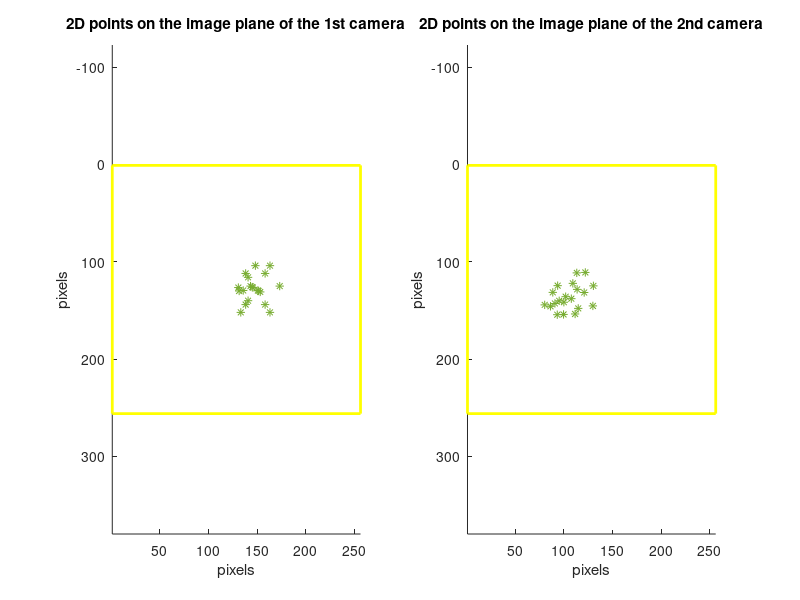

Recreate this plot in MATLAB. (Note: this script raises an error after producing the figure.)
%% 0. Program parameter
num_of_points = 20;
SVD_or_LS = true; % True for SVD, false for Least-Square
rank = 2;
image_width = 256;
image_height = 256;
%% 1. Define camera 1 and 2 parameters (Insrinsic and Extrinsic)
% Camera 1
C1_Intrinsic = [ 100, 0  ,  128, 0;
                   0 , 120, 128, 0;
                   0 ,   0 ,   1, 0];
RC1 = eye(3);
C1_Extrinsic = [RC1(1, :), 0;
                RC1(2, :), 0;
                RC1(3, :), 0;
                0, 0, 0, 1];
% Camera 2
C2_Intrinsic = [90, 0, 128, 0;
                  0, 110, 128, 0;
                  0, 0, 1, 0];
Rx = 0.1;
Ry = pi / 4;
Rz = 0.2;
C2_Rx = [1,   0    ,   0;
         0, cos(Rx), -sin(Rx);
         0, sin(Rx), cos(Rx)];
     
C2_Ry = [cos(Ry) ,   0, sin(Ry);
            0    ,   1,    0;
         -sin(Ry),   0, cos(Ry)];
     
C2_Rz = [cos(Rz), -sin(Rz), 0;
         sin(Rz), cos(Rz) , 0;
         0      , 0       , 1];

RC2 = C2_Rx * C2_Ry * C2_Rz;

c1Kc2 = [RC2(1, :), -1000;
         RC2(2, :), 190;
         RC2(3, :), 230;
         0, 0, 0, 1];
C2_Extrinsic = inv(c1Kc2);
%% 2. Obtain Fundamantal Matrix analytically as the product of matrices defined in step 1
tx = [0, -230, 190;
      230, 0, 1000;
      -190, -1000, 0];
%C1_F = inv(C2_Intrinsic(:,1:3).') * RC2.' * tx * inv(C1_Intrinsic(:,1:3));
% inv(A)* b  ==> A\b
% A * inv(b) ==> A/b
C1_F = (transpose(C2_Intrinsic(:,1:3)) \ transpose(RC2)) * (tx /(C1_Intrinsic(:,1:3)));
C2_F = (transpose(C1_Intrinsic(:,1:3)) \ tx) * (RC2 / transpose(C2_Intrinsic(:,1:3)));
C1_F_ANALYTIC = C1_F/ C1_F(3,3);
C2_F_ANALYTIC = C2_F/ C2_F(3,3);
%% 3. Define a set of object points(3D homogenous coordinate) w.r.t. the world (i.e. Camera 1) coordinate system
V(:,1) = [400;-400;2000;1];
V(:,2) = [300;-400;3000;1];
V(:,3) = [500;-400;4000;1];
V(:,4) = [700;-400;2000;1];

V(:,5) = [900;-400;3000;1];
V(:,6) = [100;-50;4000;1];
V(:,7) = [300;-50;2000;1];
V(:,8) = [500;-50;3000;1];

V(:,9) = [700;-50;4000;1];
V(:,10) = [900;-50;2000;1];
V(:,11) = [100;50;3000;1];
V(:,12) = [300;50;4000;1];

V(:,13) = [500;50;2000;1];
V(:,14) = [700;50;3000;1];
V(:,15) = [900;50;4000;1];
V(:,16) = [100;400;2000;1];

V(:,17) = [300;400;3000;1];
V(:,18) = [500;400;4000;1];
V(:,19) = [700;400;2000;1];
V(:,20) = [900;400;3000;1];
%% 4. Compute the couples of image points in both image planes
% Compute the projection on the image plane of the 1st camera
C1_iTw = C1_Intrinsic * C1_Extrinsic; % Transformation Mat from world to image plane
scaled_pixels = C1_iTw * V;
scale = scaled_pixels(3,:);
m = scaled_pixels ./ [scale;scale;scale];
% Compute the projection on the image plane of the 2nd camera
C2_iTw = C2_Intrinsic * C2_Extrinsic; % Transformation Mat from world to image plane
scaled_pixels = C2_iTw * V;
scale = scaled_pixels(3,:);
m_prime = scaled_pixels ./ [scale;scale;scale];

%% 5. Open two windows for both image planes, showing 2D points obtained in step 4
scrsz = get(0, 'ScreenSize');
Figure1 = figure('Position', [scrsz(1), scrsz(2), scrsz(3), scrsz(4)]);
% -------------------------------------------------
% 1st Camera
subplot(1, 2, 1);
hold on;
axis ij;
axis equal;
% Plot image plane (Yellow Rectangle)
plot([1, image_width], [1, 1], 'Color', 'y', 'LineWidth', 2);
plot([1, 1], [1 image_height], 'Color', 'y', 'LineWidth', 2);
plot([image_width, image_width], [1, image_height], 'Color', 'y', 'LineWidth', 2);
plot([image_width, 1], [image_height, image_height],  'Color', 'y', 'LineWidth', 2);
% Draw pixels corresponding to 3D points
Figure_C1_Points = plot(m(1,:), m(2,:), '*');
xlabel('pixels');
ylabel('pixels');
title('2D points on the image plane of the 1st camera');
% -------------------------------------------------
% 2nd Camera
subplot(1, 2, 2);
hold on;
axis ij;
axis equal;
% Plot image plane (Yellow Rectangle)
plot([1, image_width], [1, 1], 'Color', 'y', 'LineWidth', 2);
plot([1, 1], [1 image_height], 'Color', 'y', 'LineWidth', 2);
plot([image_width, image_width], [1, image_height], 'Color', 'y', 'LineWidth', 2);
plot([image_width, 1], [image_height, image_height],  'Color', 'y', 'LineWidth', 2);
% Draw pixels corresponding to 3D points
Figure_C2_Points = plot(m_prime(1,:), m_prime(2,:), '*');
xlabel('pixels');
ylabel('pixels');
title('2D points on the image plane of the 2nd camera');
%% 6. Compute the Fundamental matrix
F1 = computeFundMat(m, m_prime, SVD_or_LS, num_of_points);
F2 = computeFundMat(m_prime, m, SVD_or_LS, num_of_points);
%% 7. Compare the difference with analytic
diff1 = F1 - C1_F_ANALYTIC; diff1;
diff2 = F2 - C2_F_ANALYTIC; diff2;
%% 8. Draw all the epipolar geometry using the Fundamental matrix
% Draw epipolar lines of the 1st camera
l2 = F1 * m;
l1 = F2 * m_prime;

x1 = -600:600;
x2 = -600:600;

m1 = -l1(1,:)./l1(2,:);
d1 = -l1(3,:)./l1(2,:);
m2 = -l2(1,:)./l2(2,:);
d2 = -l2(3,:)./l2(2,:);
Figure2 = copy(Figure1);
for i = 1:num_of_points
    y1(i,:) = m1(i) * x1 + d1(i);
    y2(i,:) = m2(i) * x2 + d2(i);
    subplot(1,2,1); hold on;
    Figure_C1_EpipolarLines = plot(x1,y1(i,:), '-', 'Color', 'b');
    xlim([-600 600]);
    ylim([-600 600]);
    axis square;
    title('2D Points and Epipolar Line & Epipole of Camera 1');
    
    subplot(1,2,2); hold on;
    Figure_C2_EpipolarLines = plot(x2,y2(i,:), '-', 'Color', 'b');
    xlim([-600 600]);
    ylim([-600 600]);
    axis square;
    title('2D Points and Epipolar Line & Epipole of Camera 2');
    
end
%% 9. Draw the epipole for each camera
C2_wrt_C1 = [c1Kc2(1:3,4);1];
C1_Epipole = C1_Intrinsic * C1_Extrinsic * C2_wrt_C1;
C1_Epipole = C1_Epipole / C1_Epipole(3);

C1_wrt_C1 = [0;0;0;1];
C2_Epipole = C2_Intrinsic * C2_Extrinsic * C1_wrt_C1;
C2_Epipole = C2_Epipole / C2_Epipole(3);
subplot(1,2,1); hold on;
Figure_C1_Epipole = plot(C1_Epipole(1), C1_Epipole(2), 'o', 'Color', 'Red');
legend([Figure_C1_EpipolarLines, Figure_C1_Epipole], 'Epipolar Lines', 'Epipole');
subplot(1,2,2); hold on;
Figure_C2_Epipole = plot(C2_Epipole(1), C2_Epipole(2), 'o', 'Color', 'Red');
legend([Figure_C2_EpipolarLines, Figure_C2_Epipole], 'Epipolar Lines', 'Epipole');